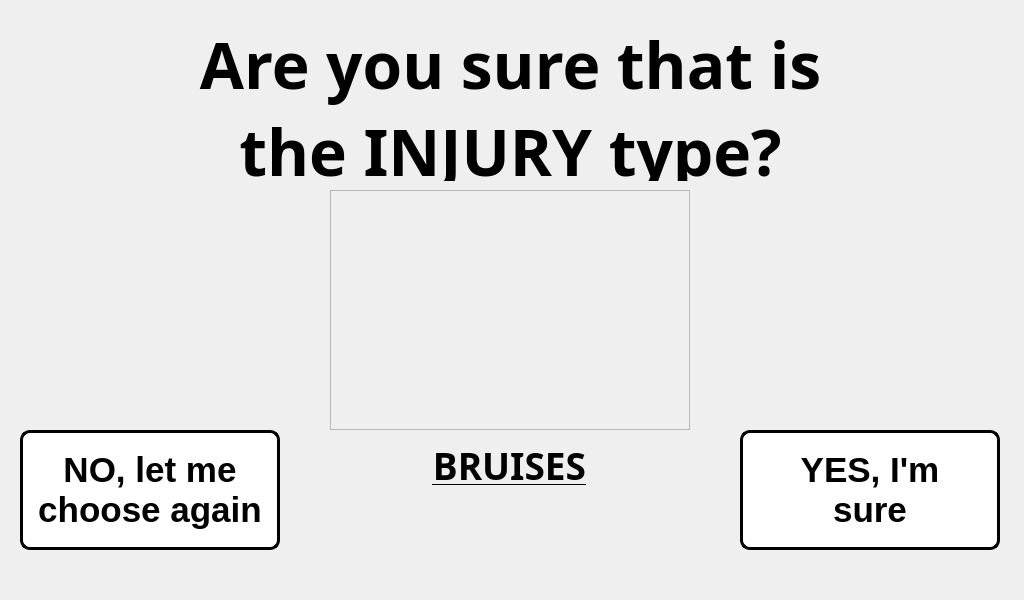
<?xml version="1.0" encoding="UTF-8"?>
<ui version="4.0">
 <class>step_1_window</class>
 <widget class="QMainWindow" name="step_1_window">
  <property name="geometry">
   <rect>
    <x>0</x>
    <y>0</y>
    <width>1024</width>
    <height>600</height>
   </rect>
  </property>
  <property name="minimumSize">
   <size>
    <width>1024</width>
    <height>600</height>
   </size>
  </property>
  <property name="maximumSize">
   <size>
    <width>1024</width>
    <height>600</height>
   </size>
  </property>
  <property name="windowTitle">
   <string>Step 1 Procedure</string>
  </property>
  <widget class="QWidget" name="centralwidget">
   <widget class="QLabel" name="text_steps">
    <property name="geometry">
     <rect>
      <x>20</x>
      <y>310</y>
      <width>981</width>
      <height>121</height>
     </rect>
    </property>
    <property name="font">
     <font>
      <pointsize>14</pointsize>
     </font>
    </property>
    <property name="text">
     <string>&lt;html&gt;&lt;head/&gt;&lt;body&gt;&lt;p align=&quot;center&quot;&gt;&lt;br/&gt;&lt;/p&gt;&lt;/body&gt;&lt;/html&gt;</string>
    </property>
   </widget>
   <widget class="QLabel" name="label">
    <property name="geometry">
     <rect>
      <x>0</x>
      <y>0</y>
      <width>1024</width>
      <height>600</height>
     </rect>
    </property>
    <property name="minimumSize">
     <size>
      <width>1024</width>
      <height>600</height>
     </size>
    </property>
    <property name="maximumSize">
     <size>
      <width>1024</width>
      <height>600</height>
     </size>
    </property>
    <property name="text">
     <string/>
    </property>
    <property name="pixmap">
     <pixmap>../pictures/program_pictures/main_wallpaper.png</pixmap>
    </property>
   </widget>
   <widget class="QPushButton" name="go_back">
    <property name="geometry">
     <rect>
      <x>20</x>
      <y>430</y>
      <width>260</width>
      <height>120</height>
     </rect>
    </property>
    <property name="minimumSize">
     <size>
      <width>260</width>
      <height>120</height>
     </size>
    </property>
    <property name="maximumSize">
     <size>
      <width>260</width>
      <height>120</height>
     </size>
    </property>
    <property name="font">
     <font>
      <family>MS Shell Dlg 2</family>
      <pointsize>26</pointsize>
      <weight>75</weight>
      <bold>true</bold>
     </font>
    </property>
    <property name="styleSheet">
     <string notr="true">QPushButton:hover:!pressed
{
  background-color: rgb(195,30,60);
}

QPushButton
{
  background-color: white;
color: black;
border-style: outset;
border-width: 3px;
border-radius:10px;
border-color: black;
}</string>
    </property>
    <property name="text">
     <string>NO, let me
choose again</string>
    </property>
   </widget>
   <widget class="QPushButton" name="sure_button">
    <property name="geometry">
     <rect>
      <x>740</x>
      <y>430</y>
      <width>260</width>
      <height>120</height>
     </rect>
    </property>
    <property name="minimumSize">
     <size>
      <width>260</width>
      <height>120</height>
     </size>
    </property>
    <property name="maximumSize">
     <size>
      <width>260</width>
      <height>120</height>
     </size>
    </property>
    <property name="font">
     <font>
      <family>MS Shell Dlg 2</family>
      <pointsize>26</pointsize>
      <weight>75</weight>
      <bold>true</bold>
     </font>
    </property>
    <property name="styleSheet">
     <string notr="true">QPushButton:hover:!pressed
{
  background-color: rgb(195,30,60);
}

QPushButton
{
  background-color: white;
color: black;
border-style: outset;
border-width: 3px;
border-radius:10px;
border-color: black;
}</string>
    </property>
    <property name="text">
     <string>YES, I'm
sure</string>
    </property>
   </widget>
   <widget class="QLabel" name="gif_player_label_2">
    <property name="geometry">
     <rect>
      <x>330</x>
      <y>190</y>
      <width>360</width>
      <height>240</height>
     </rect>
    </property>
    <property name="minimumSize">
     <size>
      <width>360</width>
      <height>240</height>
     </size>
    </property>
    <property name="maximumSize">
     <size>
      <width>360</width>
      <height>240</height>
     </size>
    </property>
    <property name="font">
     <font>
      <family>Unispace</family>
      <pointsize>16</pointsize>
      <weight>75</weight>
      <bold>true</bold>
     </font>
    </property>
    <property name="frameShape">
     <enum>QFrame::StyledPanel</enum>
    </property>
    <property name="frameShadow">
     <enum>QFrame::Sunken</enum>
    </property>
    <property name="lineWidth">
     <number>1</number>
    </property>
    <property name="text">
     <string/>
    </property>
    <property name="pixmap">
     <pixmap>../pictures/body_parts/bruises_display.png</pixmap>
    </property>
    <property name="alignment">
     <set>Qt::AlignCenter</set>
    </property>
   </widget>
   <widget class="QLabel" name="TITLE">
    <property name="geometry">
     <rect>
      <x>55</x>
      <y>20</y>
      <width>911</width>
      <height>161</height>
     </rect>
    </property>
    <property name="font">
     <font>
      <family>Unispace</family>
      <pointsize>72</pointsize>
      <weight>75</weight>
      <bold>true</bold>
     </font>
    </property>
    <property name="text">
     <string>&lt;html&gt;&lt;head/&gt;&lt;body&gt;&lt;p align=&quot;center&quot;&gt;&lt;span style=&quot; font-size:48pt;&quot;&gt;Are you sure that is&lt;br/&gt;the &lt;/span&gt;&lt;span style=&quot; font-size:48pt; text-decoration: underline;&quot;&gt;INJURY&lt;/span&gt;&lt;span style=&quot; font-size:48pt;&quot;&gt; type?&lt;/span&gt;&lt;/p&gt;&lt;/body&gt;&lt;/html&gt;</string>
    </property>
    <property name="alignment">
     <set>Qt::AlignCenter</set>
    </property>
   </widget>
   <widget class="QLabel" name="label_2">
    <property name="geometry">
     <rect>
      <x>0</x>
      <y>0</y>
      <width>1024</width>
      <height>600</height>
     </rect>
    </property>
    <property name="minimumSize">
     <size>
      <width>1024</width>
      <height>600</height>
     </size>
    </property>
    <property name="maximumSize">
     <size>
      <width>1024</width>
      <height>600</height>
     </size>
    </property>
    <property name="text">
     <string/>
    </property>
    <property name="pixmap">
     <pixmap>pictures/program_pictures/main_wallpaper.png</pixmap>
    </property>
   </widget>
   <widget class="QLabel" name="title_step_2">
    <property name="geometry">
     <rect>
      <x>334</x>
      <y>430</y>
      <width>351</width>
      <height>71</height>
     </rect>
    </property>
    <property name="font">
     <font>
      <family>Unispace</family>
      <pointsize>18</pointsize>
      <weight>75</weight>
      <bold>true</bold>
     </font>
    </property>
    <property name="text">
     <string>&lt;html&gt;&lt;head/&gt;&lt;body&gt;&lt;p align=&quot;center&quot;&gt;&lt;span style=&quot; font-size:28pt; text-decoration: underline;&quot;&gt;BRUISES&lt;/span&gt;&lt;/p&gt;&lt;/body&gt;&lt;/html&gt;</string>
    </property>
    <property name="alignment">
     <set>Qt::AlignCenter</set>
    </property>
   </widget>
   <zorder>label_2</zorder>
   <zorder>label</zorder>
   <zorder>text_steps</zorder>
   <zorder>go_back</zorder>
   <zorder>sure_button</zorder>
   <zorder>gif_player_label_2</zorder>
   <zorder>TITLE</zorder>
   <zorder>title_step_2</zorder>
  </widget>
 </widget>
 <resources/>
 <connections/>
</ui>
